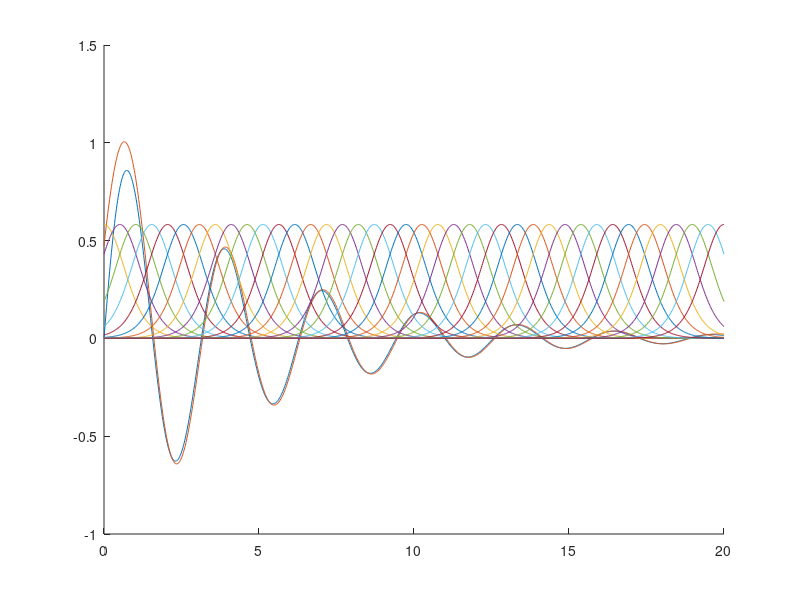

The MATLAB script that drew this image:
clear; clc;

Xend = 20;

f = @(x) sin(2*x)./exp(0.2*x);
x = linspace(0, Xend, 1000);

NumOfFuzzySets = 40;
Xp = linspace(0, Xend, NumOfFuzzySets);
DX = Xp(2) - Xp(1);

mf = cell(1, NumOfFuzzySets);
for i = 1:NumOfFuzzySets
    c = Xp(i);
    a = 1.3/DX;
    c1 = c - 0.9*DX;
    c2 = c + 0.9*DX;
    mf{i} = @(z) sigmf(z, [a c1]) .* (1 - sigmf(z, [a c2]));
end

fLin = cell(1, NumOfFuzzySets);
for i = 1:NumOfFuzzySets
    eps = 1e-8;
    df = (f(Xp(i) + eps) - f(Xp(i) - eps)) / (2*eps);
    fLin{i} = @(x) df * (x - Xp(i)) + f(Xp(i));
end

fFuzzy = @(x) fuzzy_eval(x, mf, fLin, NumOfFuzzySets);
function y = fuzzy_eval(x, mf, fLin, NumOfFuzzySets)
    num = 0;
    den = 0;
    for i = 1:NumOfFuzzySets
        num = num + mf{i}(x) .* fLin{i}(x);
        den = den + mf{i}(x);
    end
    y = num ./ den;
end


% Rysowanie funkcji przynależności
figure(1);
hold on;
plot(x, f(x));
plot(x, fFuzzy(x));
for i = 1:NumOfFuzzySets
    plot(x, mf{i}(x));
end
